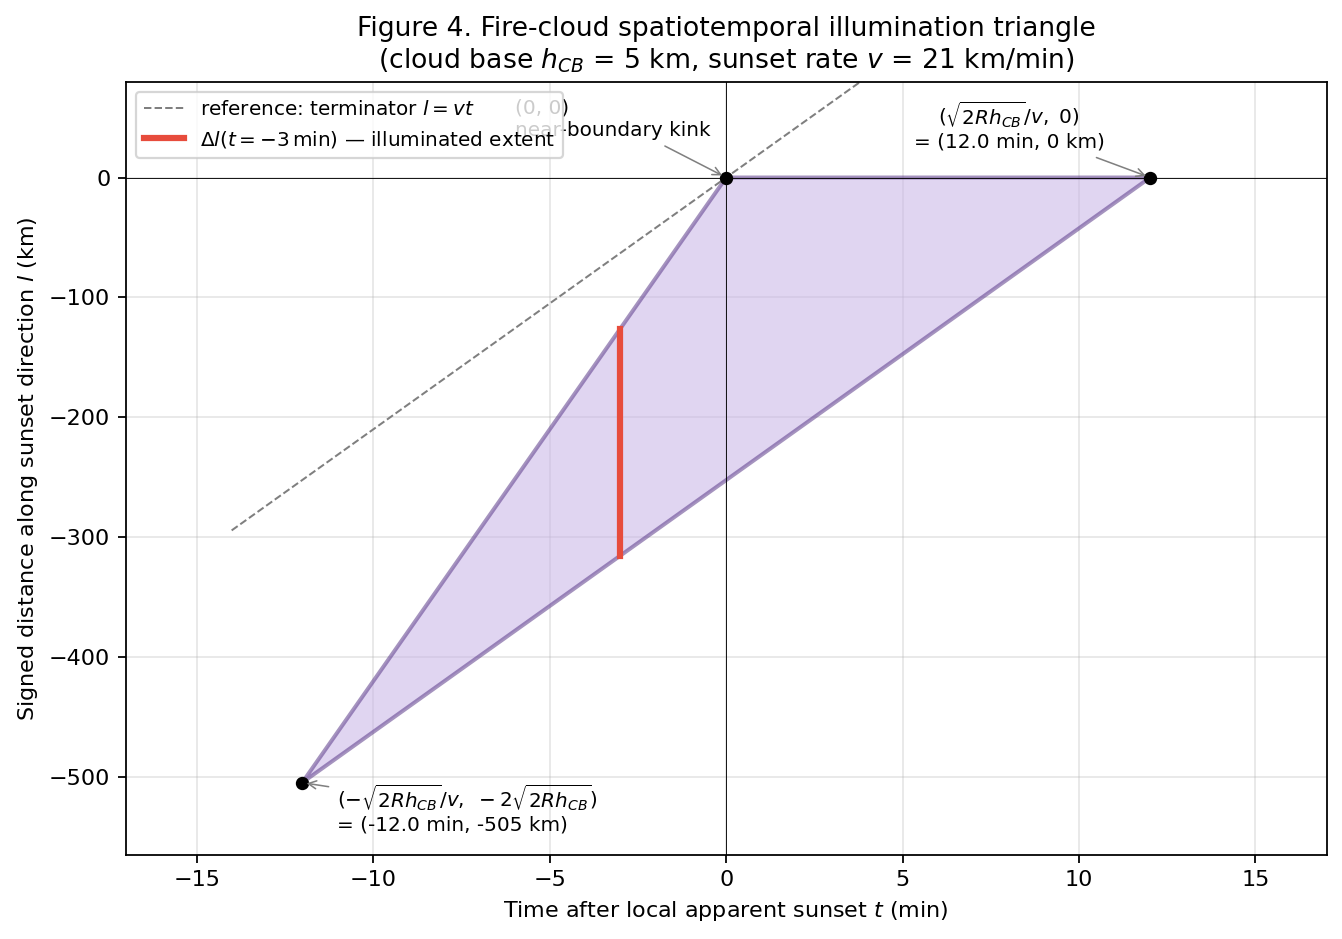

Python code for this plot:
"""Figure 4: Fire cloud spatiotemporal triangle.

For a flat-bottom layered cloud with base altitude h_CB, the region in (time,
distance-along-sunset-direction) space where direct fire-cloud illumination
is geometrically possible forms a triangle. Far boundary (set by Earth's
shadow) and near boundary (set by the cloud's own boundary obstruction) meet
at two corner points, defining a triangular illumination region.

Usage: uv run python research/paper/figures/fig4_spatiotemporal_triangle.py
"""
from pathlib import Path

import matplotlib.pyplot as plt
import numpy as np


def main() -> None:
    R_earth_km = 6371.0
    h_CB_km = 5.0  # representative mid/high cloud base
    # Sunset linear velocity ≈ R * dphi/dt. Mid-latitude near equinox: ~21 km/min.
    v = 21.0  # km/min

    L = np.sqrt(2 * R_earth_km * h_CB_km)  # max penetration distance, km
    t_max = L / v  # half-width of time window, minutes

    fig, ax = plt.subplots(figsize=(8.5, 6))

    # Triangle vertices in (t [min], l [km]) — author's geometry:
    #   l_far(t)  = -L + vt           for t ∈ [-T, T]
    #   l_near(t) = 2vt if t ≤ 0 else 0
    # Both boundaries meet at (-T, -2L) and (T, 0); upper boundary kinks at (0, 0).
    V_left   = (-t_max, -2 * L)
    V_kink   = (0.0, 0.0)
    V_right  = (t_max, 0.0)

    triangle = plt.Polygon([V_left, V_kink, V_right], closed=True,
                           facecolor="#C8B4E6", edgecolor="#5B3A8A",
                           alpha=0.55, linewidth=1.8, zorder=2)
    ax.add_patch(triangle)

    # Reference line: local sunset terminator l = vt (passes through origin)
    t_line = np.linspace(-t_max - 2, t_max + 2, 50)
    ax.plot(t_line, v * t_line, color="#7F7F7F", linewidth=0.9, linestyle="--",
            label="reference: terminator $l = vt$")

    # Vertices + annotations
    for V in (V_left, V_kink, V_right):
        ax.plot(*V, "o", color="black", markersize=5, zorder=3)

    ax.annotate(rf"$(-\sqrt{{2Rh_{{CB}}}}/v,\ -2\sqrt{{2Rh_{{CB}}}})$" + f"\n= ({-t_max:.1f} min, {-2*L:.0f} km)",
                xy=V_left, xytext=(V_left[0] + 1, V_left[1] - 40), fontsize=9,
                ha="left", arrowprops=dict(arrowstyle="->", color="gray", lw=0.7))
    ax.annotate("(0, 0)\nnear-boundary kink",
                xy=V_kink, xytext=(V_kink[0] - 6, V_kink[1] + 35), fontsize=9,
                ha="left", arrowprops=dict(arrowstyle="->", color="gray", lw=0.7))
    ax.annotate(rf"$(\sqrt{{2Rh_{{CB}}}}/v,\ 0)$" + f"\n= ({t_max:.1f} min, 0 km)",
                xy=V_right, xytext=(V_right[0] - 4, V_right[1] + 25), fontsize=9,
                ha="center", arrowprops=dict(arrowstyle="->", color="gray", lw=0.7))

    # Mark interior duration as vertical slice at fixed time
    t_slice = -3.0
    l_far_at_slice = -L + v * t_slice
    l_near_at_slice = 2 * v * t_slice if t_slice <= 0 else 0.0
    ax.plot([t_slice, t_slice], [l_near_at_slice, l_far_at_slice],
            color="#E74C3C", linewidth=2.8, zorder=4,
            label=rf"$\Delta l(t = {t_slice:+.0f}\,\mathrm{{min}})$ — illuminated extent")

    ax.set_xlabel(r"Time after local apparent sunset $t$ (min)")
    ax.set_ylabel(r"Signed distance along sunset direction $l$ (km)")
    ax.set_title(
        f"Figure 4. Fire-cloud spatiotemporal illumination triangle\n"
        f"(cloud base $h_{{CB}}$ = {h_CB_km:.0f} km, sunset rate $v$ = {v:.0f} km/min)",
    )
    ax.axhline(0, color="black", linewidth=0.4)
    ax.axvline(0, color="black", linewidth=0.4)
    ax.grid(True, alpha=0.3)
    ax.legend(loc="upper left", fontsize=9)
    ax.set_xlim(-t_max - 5, t_max + 5)
    ax.set_ylim(-2 * L - 60, 80)

    fig.tight_layout()
    out = Path(__file__).parent / "fig4_spatiotemporal_triangle.png"
    fig.savefig(out, dpi=160, bbox_inches="tight")
    print(f"wrote {out}")


if __name__ == "__main__":
    main()
